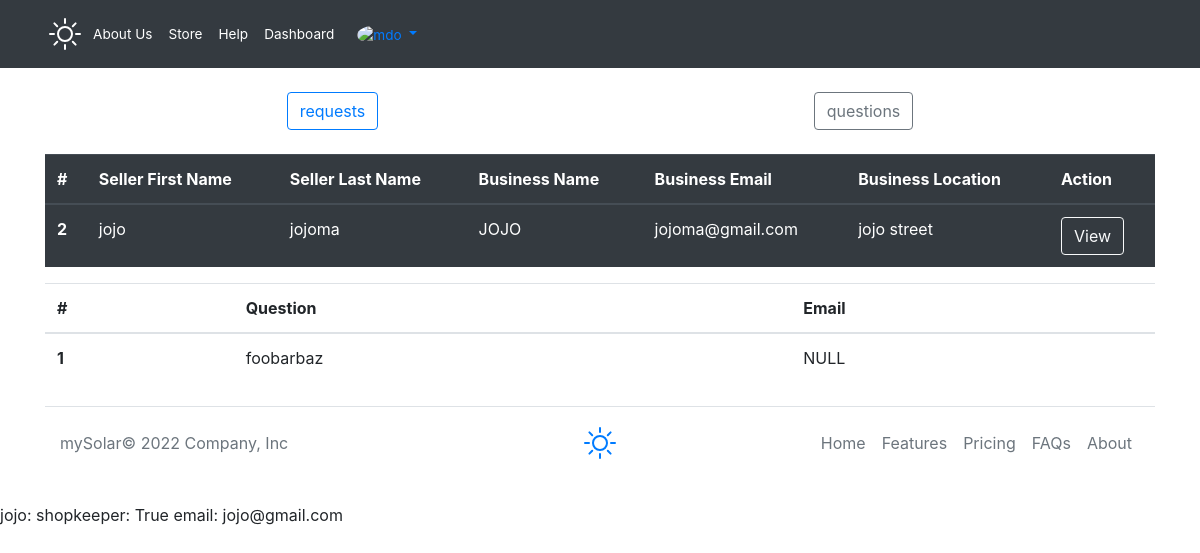
The app's page /requestsAndQuestions (signed in) with its own data.
### mySolarApp/models.py (models this page shows)
class sellerRequests(models.Model):
    sellerAcc = models.OneToOneField(User, on_delete=models.CASCADE)
    sellerFName = models.CharField(max_length=24, blank=False)
    sellerLName = models.CharField(max_length=24, blank=False)
    businessEmail = models.EmailField(blank=False)
    businessContact = models.CharField(max_length=15, blank=False)
    name = models.CharField(max_length=64, unique=True, blank=False)
    location = models.CharField(max_length=128, blank=False)
    bio = models.CharField(max_length=1000, blank=False)
    identification = models.CharField(max_length=13, unique=True, blank=False)
    how_active = models.IntegerField()

class userQuestions(models.Model):
    email = models.EmailField(blank=True)
    question = models.CharField(max_length=1000, blank=False, unique=True)
    is_FAQ = models.BooleanField(default=False)

class User(AbstractUser):
    beSellerFormSubmitted = models.BooleanField(default=False)
    is_shopkeeper = models.BooleanField(default=False)
    REQUIRED_FIELDS = ['email']
    def __str__(self):
        return f'{self.username}: shopkeeper: {self.is_shopkeeper} email: {self.email}'

### mySolarApp/views.py (the view)
# urls.py: path("requestsAndQuestions", requestsAndQuestions, name="requests"),
@login_required
def requestsAndQuestions(request):
    if request.user.is_staff == False or request.user.is_superuser == False:
        return render(request, "mySolar/fail.html", {'message': "You are not permitted here."})
    else:
        requests = sellerRequests.objects.all()
        questions = userQuestions.objects.all()
        return render(request, "mySolar/requestsAndQuestions.html", {"requests": requests, "questions": questions})

### mySolarApp/templates/mySolar/requestsAndQuestions.html (shortened to what this page needs)
{% extends 'mySolar/layout.html' %}
{% load static %}
{% block body %}
<div class="row m-3 p-2">
    <button class="btn btn-outline-primary d-block mx-auto text-center d-inline mx-1" id="requestsBTN">requests</button>
    <button class="btn btn-outline-secondary d-block mx-auto text-center d-inline mx-1"
        id="questionsBTN">questions</button>
</div>
<div id="requests">
    <table class="table table-hover table-dark">
        <thead>
            <tr>
                <th scope="col">#</th>
                <th scope="col">Seller First Name</th>
                <th scope="col">Seller Last Name</th>
                <th scope="col">Business Name</th>
                <th scope="col">Business Email</th>
                <th scope="col">Business Location</th>
                <th scope="col">Action</th>
            </tr>
        </thead>
        <tbody>
            {% for seller in requests %}
            <tr>
                <th scope="row" class="text-break">{{ seller.pk }}</th>
                <td class="text-break">{{seller.sellerFName}}</td>
                <td class="text-break">{{seller.sellerLName}}</td>
                <td class="text-break">{{seller.name}}</td>
                <td class="text-break">{{seller.businessEmail}}</td>
                <td class="text-break">{{seller.location}}</td>
                <td><a href="{% url 'requestAction' 'view' seller.pk %}" class="btn btn-outline-light">View</a></td>
            </tr>
            {% endfor %}
        </tbody>
    </table>
</div>
<div id="questions">
    <table class="table table-hover">
        <thead>
            <tr>
                <th scope="col">#</th>
                <th scope="col">Question</th>
                <th scope="col">Email</th>
            </tr>
        </thead>
        <tbody>
            {% for question in questions %}
            <tr>
                <th scope="row">{{ question.pk }}</th>
                <td>{{question.question}}</td>
                {% if question.email == '' %}
                <td>NULL</td>
                {% else %}
                <td>{{question.email}}</td>
                {% endif %}
            </tr>
            {% endfor %}
        </tbody>
    </table>
</div>
{% endblock %}

### mySolarApp/templates/mySolar/layout.html (shortened to what this page needs)
<!DOCTYPE html>
<html>
<head>
  {% load static %}
  <link href="{% static 'mySolar/bootstrap.min.css' %}" rel="stylesheet" />
  <link rel="stylesheet" href="{% static 'mySolar/index.css' %}" />
</head>
<body>
  {% if request.user.is_authenticated == False %}
  <header id="UNAUTHORIZED" class="p-3 bg-dark text-white">
    <div class="container text-small">
      <div class="d-flex flex-wrap align-items-center justify-content-center justify-content-lg-start">
        <a href="/" class="d-flex align-items-center mb-2 mb-lg-0 text-white text-decoration-none">
          <svg xmlns="http://www.w3.org/2000/svg" class="bi me-2" width="40" height="32" role="img" aria-label="mySolar"
            fill="currentColor" class="bi bi-brightness-high" viewBox="0 0 16 16">
            <path
              d="M8 11a3 3 0 1 1 0-6 3 3 0 0 1 0 6zm0 1a4 4 0 1 0 0-8 4 4 0 0 0 0 8zM8 0a.5.5 0 0 1 .5.5v2a.5.5 0 0 1-1 0v-2A.5.5 0 0 1 8 0zm0 13a.5.5 0 0 1 .5.5v2a.5.5 0 0 1-1 0v-2A.5.5 0 0 1 8 13zm8-5a.5.5 0 0 1-.5.5h-2a.5.5 0 0 1 0-1h2a.5.5 0 0 1 .5.5zM3 8a.5.5 0 0 1-.5.5h-2a.5.5 0 0 1 0-1h2A.5.5 0 0 1 3 8zm10.657-5.657a.5.5 0 0 1 0 .707l-1.414 1.415a.5.5 0 1 1-.707-.708l1.414-1.414a.5.5 0 0 1 .707 0zm-9.193 9.193a.5.5 0 0 1 0 .707L3.05 13.657a.5.5 0 0 1-.707-.707l1.414-1.414a.5.5 0 0 1 .707 0zm9.193 2.121a.5.5 0 0 1-.707 0l-1.414-1.414a.5.5 0 0 1 .707-.707l1.414 1.414a.5.5 0 0 1 0 .707zM4.464 4.465a.5.5 0 0 1-.707 0L2.343 3.05a.5.5 0 1 1 .707-.707l1.414 1.414a.5.5 0 0 1 0 .708z" />
          </svg>
        </a>
        <ul class="nav col-12 col-lg-auto me-lg-auto mb-2 justify-content-center mb-md-0">
          <li>
            <a href="{% url 'about' %}" class="nav-link px-2 text-white">About Us</a>
          </li>
          <li>
            <a href="{% url 'shop' %}" class="nav-link px-2 text-white">Store</a>
          </li>
          <li>
            <a href="{% url 'help' %}" class="nav-link px-2 text-white">Help</a>
          </li>
          <li><a href="#" class="nav-link px-2 text-white">Cart</a></li>
        </ul>
        <div class="text-end">
          <a href="{% url 'login' %}"><button type="button" class="btn btn-outline-light me-2">
              Login
            </button></a>
          <a href="{% url 'register' %}"><button type="button" class="btn btn-warning">Sign-up</button></a>
        </div>
      </div>
    </div>
  </header>
  {% else %}
  <header id="AUTHORIZED_SELLER" class="p-3 bg-dark text-white">
    <div class="container text-small">
      <div class="d-flex flex-wrap align-items-center justify-content-center justify-content-lg-start">
        <a href="/" class="d-flex align-items-center mb-2 mb-lg-0 text-white text-decoration-none">
        </a>
        <ul class="nav col-12 col-lg-auto me-lg-auto mb-2 justify-content-center mb-md-0">
          <li>
            <a href="{% url 'about' %}" class="nav-link px-2 text-white">About Us</a>
          </li>
          <li>
            <a href="{% url 'shop' %}" class="nav-link px-2 text-white">Store</a>
          </li>
          <li>
            <a href="{% url 'help' %}" class="nav-link px-2 text-white">Help</a>
          </li>
          <li>
            <a href="{% url 'sellerDash' %}" class="nav-link px-2 text-white">Dashboard</a>
          </li>
        </ul>
        <div class="dropdown text-end">
          <a href="#" class="d-block link-light text-decoration-none dropdown-toggle" id="dropdownUser1"
            data-bs-toggle="dropdown" aria-expanded="false">
            <img src="https://github.com/mdo.png" alt="mdo" width="32" height="32" class="rounded-circle" />
          </a>
        </div>
      </div>
    </div>
  </header>
  {% endif %}
  <main class="container">{% block body %} {% endblock %}</main>
</body>
<div class="container">
  <footer class="d-flex flex-wrap justify-content-between align-items-center py-3 my-4 border-top">
    <p class="col-md-4 mb-0 text-muted">mySolar© 2022 Company, Inc</p>
    <a href="/"
      class="col-md-4 d-flex align-items-center justify-content-center mb-3 mb-md-0 me-md-auto link-dark text-decoration-none">
    </a>
    <ul class="nav col-md-4 justify-content-end">
      <li class="nav-item">
        <a href="/" class="nav-link px-2 text-muted">Home</a>
      </li>
      <li class="nav-item">
        <a href="#" class="nav-link px-2 text-muted">Features</a>
      </li>
      <li class="nav-item">
        <a href="#" class="nav-link px-2 text-muted">Pricing</a>
      </li>
      <li class="nav-item">
        <a href="{% url 'help' %}" class="nav-link px-2 text-muted">FAQs</a>
      </li>
      <li class="nav-item">
        <a href="{% url 'about' %}" class="nav-link px-2 text-muted">About</a>
      </li>
    </ul>
  </footer>
</div>
{{ request.user }}
</html>

### mySolarApp/static/mySolar/index.css (style rules this page uses)
* { box-sizing: border-box; }
.text-small { font-size: 85%; }
.dropdown-toggle { outline: 0; }

### records on screen
sellerRequests: pk "2", sellerFName "jojo", sellerLName "jojoma", name "JOJO", businessEmail "jojoma@gmail.com", location "jojo street"
userQuestions: pk "1", question "foobarbaz", email "NULL"
User: user "jojo: shopkeeper: True email: jojo@gmail.com"
